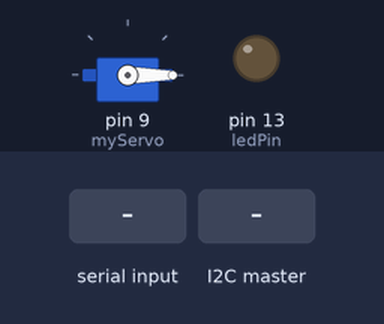
The sketch below on a simulated Arduino Uno, built with avr-gcc and run on an emulated ATmega328P. On the bench: servo, output pins drawn as LEDs (lit = HIGH). The inputs (shaded band) are chosen by the test bench.

Above: at 1.2 s.
1.3 s: byte 30 received over Serial
At 1.45 s:
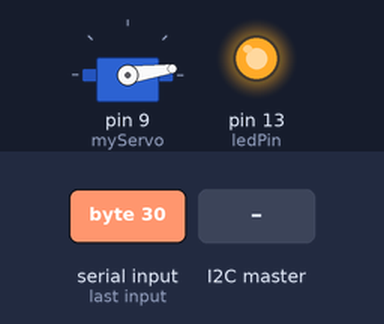
4.3 s: the I2C master sends the byte 90
7.3 s: the I2C master sends the byte 200
At 7.9 s:
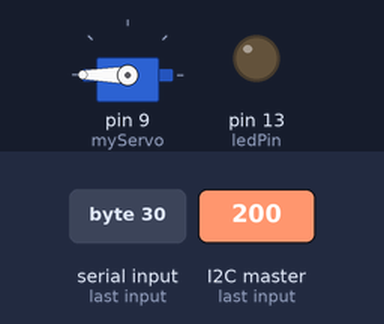
8.8 s: the I2C master sends the byte 0
At 9.1 s:
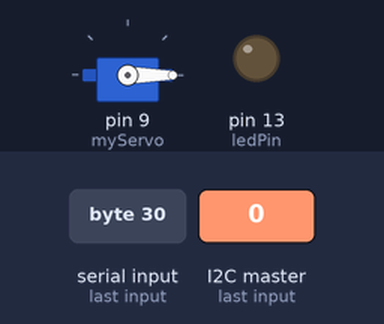
10.3 s: byte 90 received over Serial
At 10.75 s:
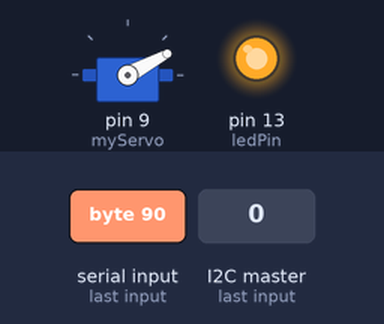
Timing chart, 0 to 14.3 s (numbered marks = the images above; inputs shaded):
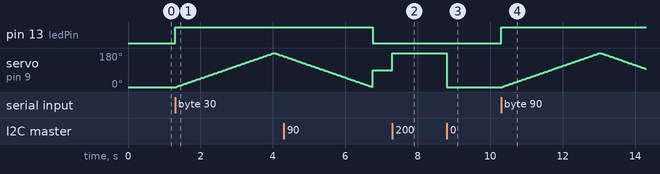

The sketch:

slaveUNO_led_servo_.ino
```cpp
#include <Wire.h>
#include <Servo.h>

const int ledPin = 13;  // Pin where the LED is connected
Servo myServo;  // Servo object
int potentiometerValue = 0;  // Value received from the master

void setup() {
  pinMode(ledPin, OUTPUT);  // Set LED pin as output
  myServo.attach(9);  // Attach the servo to pin 9
  Wire.begin(8);  // Start I2C as slave with address 8
  Wire.onReceive(receiveData);  // Set up the function to handle incoming data
  Serial.begin(9600);  // Start serial communication for monitoring
}

void loop() {
  // The slave will constantly check for I2C data, no need to do anything else in the loop

  // If serial input is received, perform a sweep
  if (Serial.available() > 0) {
    char input = Serial.read();  // Read the input character
    if (input) {
      digitalWrite(ledPin, HIGH);  // Turn on the LED
      sweepServo();  // Perform the servo sweep
      digitalWrite(ledPin, LOW);  // Turn off the LED after the sweep
    }
  }

  // Move the servo according to the received potentiometer value
  myServo.write(potentiometerValue);
}

void receiveData(int byteCount) {
  while (Wire.available()) {
    potentiometerValue = Wire.read();  // Read the potentiometer value sent by the master
  }
}

void sweepServo() {
  for (int pos = 0; pos <= 180; pos++) {  // Sweep from 0 to 180
    myServo.write(pos);
    delay(15);  // Wait for the servo to reach the position
  }
  for (int pos = 180; pos >= 0; pos--) {  // Sweep back from 180 to 0
    myServo.write(pos);
    delay(15);  // Wait for the servo to reach the position
  }
}
```

Measured:
- after the input at 1.3 s, pin 13 (ledPin): LOW → HIGH at once; servo on pin 9 (myServo): rises from 0° to 180° in 2.7 s, then falls to 163° in 0.27 s
- after the input at 7.3 s, servo on pin 9 (myServo): 90° → 180° at once
- after the input at 8.8 s, servo on pin 9 (myServo): 180° → 0° at once
- after the input at 10.3 s, pin 13 (ledPin): LOW → HIGH at once; servo on pin 9 (myServo): rises from 0° to 180° in 2.7 s, then falls to 97° in 1.3 s
